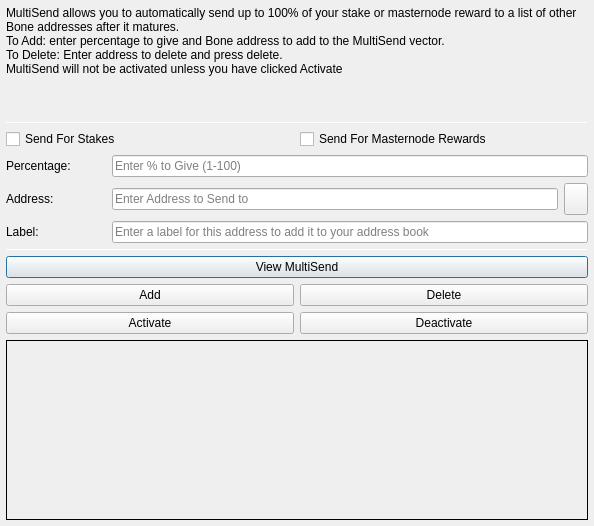
<?xml version="1.0" encoding="UTF-8"?>
<ui version="4.0">
 <class>MultiSendDialog</class>
 <widget class="QDialog" name="MultiSendDialog">
  <property name="windowModality">
   <enum>Qt::NonModal</enum>
  </property>
  <property name="geometry">
   <rect>
    <x>0</x>
    <y>0</y>
    <width>594</width>
    <height>526</height>
   </rect>
  </property>
  <property name="windowTitle">
   <string>MultiSend</string>
  </property>
  <layout class="QVBoxLayout" name="verticalLayout" stretch="0">
   <property name="leftMargin">
    <number>6</number>
   </property>
   <property name="topMargin">
    <number>6</number>
   </property>
   <property name="rightMargin">
    <number>6</number>
   </property>
   <property name="bottomMargin">
    <number>6</number>
   </property>
   <item>
    <layout class="QVBoxLayout" name="verticalLayout_Main" stretch="1,1,1,0,1,1,1">
     <item>
      <widget class="QLabel" name="label_2">
       <property name="lineWidth">
        <number>1</number>
       </property>
       <property name="text">
        <string>MultiSend allows you to automatically send up to 100% of your stake or masternode reward to a list of other Bone addresses after it matures.
To Add: enter percentage to give and Bone address to add to the MultiSend vector.
To Delete: Enter address to delete and press delete.
MultiSend will not be activated unless you have clicked Activate</string>
       </property>
       <property name="alignment">
        <set>Qt::AlignLeading|Qt::AlignLeft|Qt::AlignTop</set>
       </property>
       <property name="wordWrap">
        <bool>true</bool>
       </property>
      </widget>
     </item>
     <item>
      <widget class="Line" name="line">
       <property name="minimumSize">
        <size>
         <width>0</width>
         <height>1</height>
        </size>
       </property>
       <property name="maximumSize">
        <size>
         <width>16777215</width>
         <height>1</height>
        </size>
       </property>
       <property name="orientation">
        <enum>Qt::Horizontal</enum>
       </property>
      </widget>
     </item>
     <item>
      <layout class="QVBoxLayout" name="verticalLayout_Settings">
       <item>
        <layout class="QHBoxLayout" name="horizontalLayout">
         <item>
          <widget class="QCheckBox" name="multiSendStakeCheckBox">
           <property name="text">
            <string>Send For Stakes</string>
           </property>
          </widget>
         </item>
         <item>
          <widget class="QCheckBox" name="multiSendMasternodeCheckBox">
           <property name="text">
            <string>Send For Masternode Rewards</string>
           </property>
          </widget>
         </item>
        </layout>
       </item>
       <item>
        <layout class="QHBoxLayout" name="horizontalLayout_6">
         <item>
          <widget class="QLabel" name="label">
           <property name="minimumSize">
            <size>
             <width>100</width>
             <height>0</height>
            </size>
           </property>
           <property name="toolTip">
            <string>Percentage of stake to send</string>
           </property>
           <property name="text">
            <string>Percentage:</string>
           </property>
          </widget>
         </item>
         <item>
          <widget class="QLineEdit" name="multiSendPercentEdit">
           <property name="toolTip">
            <string>Enter whole numbers 1 - 100</string>
           </property>
           <property name="placeholderText">
            <string>Enter % to Give (1-100)</string>
           </property>
          </widget>
         </item>
        </layout>
       </item>
       <item>
        <layout class="QHBoxLayout" name="horizontalLayout_7">
         <item>
          <widget class="QLabel" name="label_5">
           <property name="minimumSize">
            <size>
             <width>100</width>
             <height>0</height>
            </size>
           </property>
           <property name="toolTip">
            <string>Address to send portion of stake to</string>
           </property>
           <property name="text">
            <string>Address:</string>
           </property>
          </widget>
         </item>
         <item>
          <widget class="QLineEdit" name="multiSendAddressEdit">
           <property name="toolTip">
            <string/>
           </property>
           <property name="placeholderText">
            <string>Enter Address to Send to</string>
           </property>
          </widget>
         </item>
         <item>
          <widget class="QToolButton" name="addressBookButton">
           <property name="maximumSize">
            <size>
             <width>16777215</width>
             <height>32</height>
            </size>
           </property>
           <property name="toolTip">
            <string>Choose an address from the address book</string>
           </property>
           <property name="text">
            <string/>
           </property>
           <property name="icon">
            <iconset resource="../bone.qrc">
             <normaloff>:/icons/address-book</normaloff>:/icons/address-book</iconset>
           </property>
           <property name="shortcut">
            <string>Alt+A</string>
           </property>
          </widget>
         </item>
        </layout>
       </item>
      </layout>
     </item>
     <item>
      <layout class="QHBoxLayout" name="horizontalLayout_3">
       <item>
        <widget class="QLabel" name="label_3">
         <property name="minimumSize">
          <size>
           <width>100</width>
           <height>0</height>
          </size>
         </property>
         <property name="text">
          <string>Label:</string>
         </property>
        </widget>
       </item>
       <item>
        <widget class="QLineEdit" name="labelAddressLabelEdit">
         <property name="placeholderText">
          <string>Enter a label for this address to add it to your address book</string>
         </property>
        </widget>
       </item>
      </layout>
     </item>
     <item>
      <widget class="Line" name="line_2">
       <property name="minimumSize">
        <size>
         <width>0</width>
         <height>1</height>
        </size>
       </property>
       <property name="maximumSize">
        <size>
         <width>16777215</width>
         <height>1</height>
        </size>
       </property>
       <property name="orientation">
        <enum>Qt::Horizontal</enum>
       </property>
      </widget>
     </item>
     <item>
      <layout class="QVBoxLayout" name="verticalLayout_Buttons">
       <item>
        <layout class="QHBoxLayout" name="horizontalLayout_4">
         <item>
          <widget class="QPushButton" name="viewButton">
           <property name="toolTip">
            <string/>
           </property>
           <property name="statusTip">
            <string>View MultiSend Vector</string>
           </property>
           <property name="text">
            <string>View MultiSend</string>
           </property>
          </widget>
         </item>
        </layout>
       </item>
       <item>
        <layout class="QHBoxLayout" name="horizontalLayout_2">
         <item>
          <widget class="QPushButton" name="addButton">
           <property name="toolTip">
            <string/>
           </property>
           <property name="statusTip">
            <string>Add to MultiSend Vector</string>
           </property>
           <property name="text">
            <string>Add</string>
           </property>
          </widget>
         </item>
         <item>
          <widget class="QPushButton" name="deleteButton">
           <property name="toolTip">
            <string/>
           </property>
           <property name="statusTip">
            <string>Delete Address From MultiSend Vector</string>
           </property>
           <property name="text">
            <string>Delete</string>
           </property>
          </widget>
         </item>
        </layout>
       </item>
       <item>
        <layout class="QHBoxLayout" name="horizontalLayout_5">
         <item>
          <widget class="QPushButton" name="activateButton">
           <property name="statusTip">
            <string>Activate MultiSend</string>
           </property>
           <property name="text">
            <string>Activate</string>
           </property>
          </widget>
         </item>
         <item>
          <widget class="QPushButton" name="disableButton">
           <property name="statusTip">
            <string>Deactivate MultiSend</string>
           </property>
           <property name="text">
            <string>Deactivate</string>
           </property>
          </widget>
         </item>
        </layout>
       </item>
      </layout>
     </item>
     <item>
      <widget class="QLabel" name="message">
       <property name="minimumSize">
        <size>
         <width>0</width>
         <height>180</height>
        </size>
       </property>
       <property name="frameShape">
        <enum>QFrame::Panel</enum>
       </property>
       <property name="frameShadow">
        <enum>QFrame::Plain</enum>
       </property>
       <property name="lineWidth">
        <number>1</number>
       </property>
       <property name="midLineWidth">
        <number>1</number>
       </property>
       <property name="text">
        <string/>
       </property>
       <property name="alignment">
        <set>Qt::AlignLeading|Qt::AlignLeft|Qt::AlignTop</set>
       </property>
       <property name="wordWrap">
        <bool>true</bool>
       </property>
      </widget>
     </item>
    </layout>
   </item>
  </layout>
 </widget>
 <resources>
  <include location="../bone.qrc"/>
 </resources>
 <connections/>
</ui>
